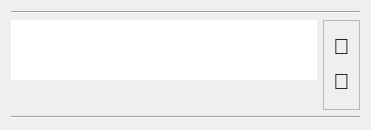
<?xml version="1.0" encoding="UTF-8"?>
<ui version="4.0">
 <class>form</class>
 <widget class="QWidget" name="form">
  <property name="geometry">
   <rect>
    <x>0</x>
    <y>0</y>
    <width>371</width>
    <height>130</height>
   </rect>
  </property>
  <property name="windowTitle">
   <string>Form</string>
  </property>
  <property name="styleSheet">
   <string notr="true">QPushButton {
	border-radius: 5px;
	font-size: 22px
}

QPushButton:hover {
	font-size: 18px;
}</string>
  </property>
  <layout class="QGridLayout" name="gridLayout">
   <item row="1" column="0">
    <widget class="QPlainTextEdit" name="description_text">
     <property name="maximumSize">
      <size>
       <width>16777215</width>
       <height>60</height>
      </size>
     </property>
     <property name="frameShape">
      <enum>QFrame::NoFrame</enum>
     </property>
     <property name="readOnly">
      <bool>true</bool>
     </property>
    </widget>
   </item>
   <item row="1" column="1" rowspan="2">
    <widget class="QFrame" name="buttons">
     <property name="frameShape">
      <enum>QFrame::StyledPanel</enum>
     </property>
     <property name="frameShadow">
      <enum>QFrame::Raised</enum>
     </property>
     <layout class="QGridLayout" name="gridLayout_2">
      <item row="0" column="0">
       <widget class="QPushButton" name="drop_button">
        <property name="toolTip">
         <string>&lt;html&gt;&lt;head/&gt;&lt;body&gt;&lt;p&gt;Прочитано&lt;/p&gt;&lt;/body&gt;&lt;/html&gt;</string>
        </property>
        <property name="text">
         <string>📩</string>
        </property>
       </widget>
      </item>
      <item row="1" column="0">
       <widget class="QPushButton" name="link_button">
        <property name="toolTip">
         <string>&lt;html&gt;&lt;head/&gt;&lt;body&gt;&lt;p&gt;Открыть заметку&lt;/p&gt;&lt;/body&gt;&lt;/html&gt;</string>
        </property>
        <property name="text">
         <string>📂</string>
        </property>
       </widget>
      </item>
     </layout>
    </widget>
   </item>
   <item row="2" column="0">
    <widget class="QLabel" name="date_label">
     <property name="font">
      <font>
       <pointsize>10</pointsize>
      </font>
     </property>
     <property name="text">
      <string/>
     </property>
    </widget>
   </item>
   <item row="0" column="0" colspan="2">
    <widget class="Line" name="line">
     <property name="orientation">
      <enum>Qt::Horizontal</enum>
     </property>
    </widget>
   </item>
   <item row="3" column="0" colspan="2">
    <widget class="Line" name="line_2">
     <property name="orientation">
      <enum>Qt::Horizontal</enum>
     </property>
    </widget>
   </item>
  </layout>
 </widget>
 <resources/>
 <connections/>
</ui>
